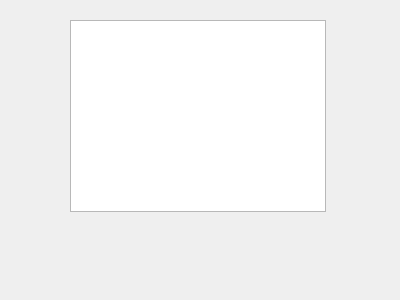
<?xml version="1.0" encoding="UTF-8"?>
<ui version="4.0">
 <class>Form</class>
 <widget class="QWidget" name="Form">
  <property name="geometry">
   <rect>
    <x>0</x>
    <y>0</y>
    <width>400</width>
    <height>300</height>
   </rect>
  </property>
  <property name="windowTitle">
   <string>Form</string>
  </property>
  <widget class="QTableWidget" name="tableWidget">
   <property name="geometry">
    <rect>
     <x>70</x>
     <y>20</y>
     <width>256</width>
     <height>192</height>
    </rect>
   </property>
  </widget>
 </widget>
 <resources/>
 <connections/>
</ui>
